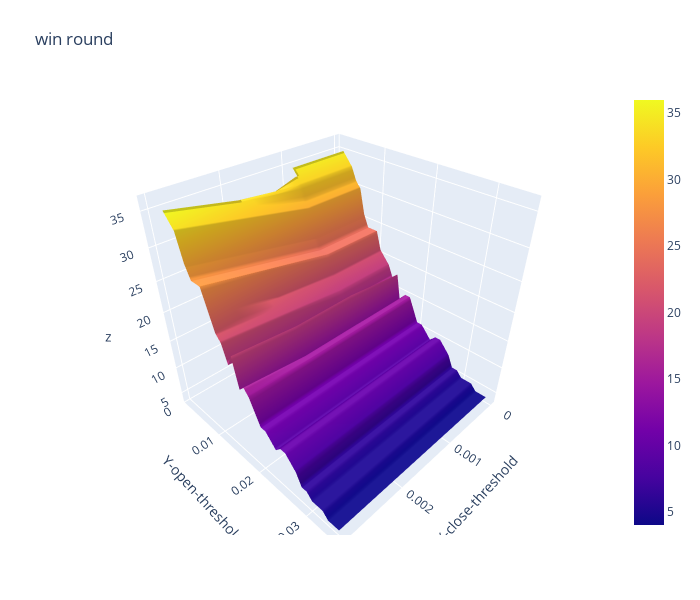

The notebook cell saved with this chart:
### Code cell
import plotly.graph_objects as go

x_data = df_win_round.columns.to_list() # close threshold

y_data = df_win_round.index.to_list() # open threshold

z_data = df_win_round.copy(deep=True) # win rate

fig = go.Figure(data=[go.Surface(z=z_data.values,x=x_data,y=y_data)])

fig.update_layout(title="win round", # 标题
                  autosize=False,  # 尺度自动缩放
                  width=700,  # 长宽
                  height=600,
                  margin=dict(l=65,r=50,b=65,t=90),  # 4个位置的距离
                  scene=dict(xaxis_title='X-close-threshold',yaxis_title='Y-open-threshold')
                 )

fig.show()

### Figure 1 — Plotly figure (JSON) as saved in the notebook; plotly's stock layout.template omitted (floating-point values rounded to 4 significant figures; data arrays with more than 128 entries replaced by an {"elided": "..."} marker saying what was removed)
{"data": [{"type": "surface", "x": [0, 0.001, 0.002, 0.003], "y": [0.001, 0.002, 0.003, 0.004, 0.005, 0.006, 0.007, 0.008, 0.009, 0.01, 0.011, 0.012, 0.013, 0.014, 0.015, 0.016, 0.017, 0.018, 0.019, 0.02, 0.021, 0.022, 0.023, 0.024, 0.025, 0.026, 0.027, 0.028, 0.029, 0.03, 0.031, 0.032, 0.033, 0.034, 0.035], "z": {"elided": "35x4 int values"}}], "layout": {"autosize": false, "height": 600, "margin": {"b": 65, "l": 65, "r": 50, "t": 90}, "scene": {"xaxis": {"title": {"text": "X-close-threshold"}}, "yaxis": {"title": {"text": "Y-open-threshold"}}}, "title": {"text": "win round"}, "width": 700}}
